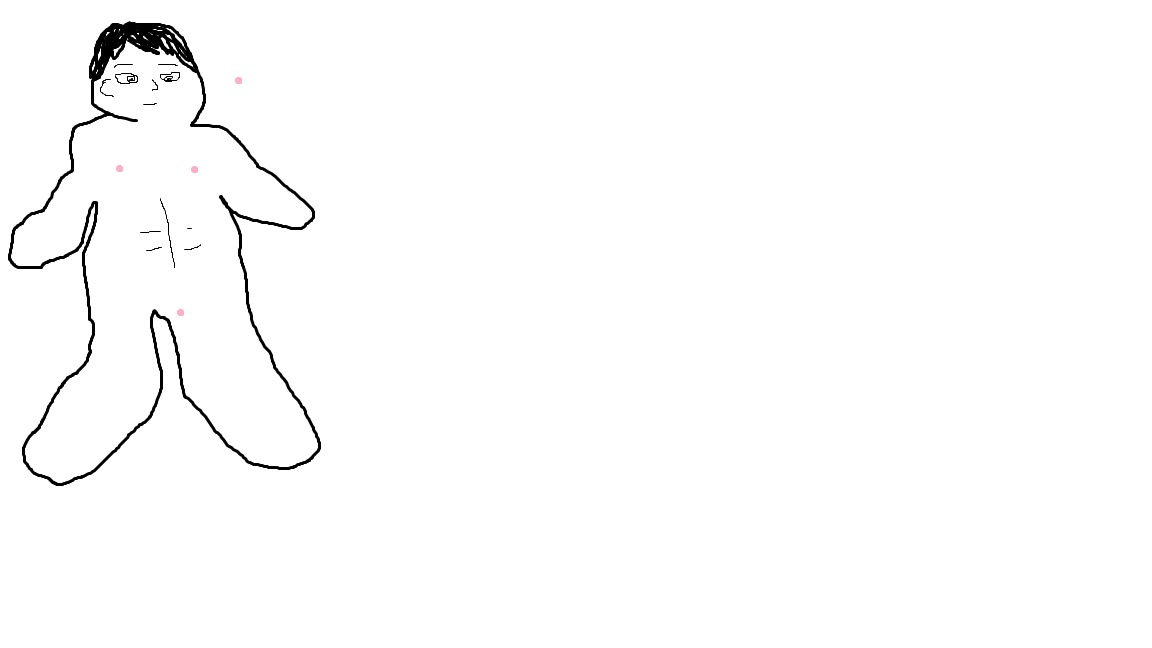
#> input picture 1_introduction_to_python/CrazyMe.jpg, 1152 x 648 px
$ python matplotlib_test.py
#> lines starting #> are read from the running program, lines starting #| are printed output that depends on the picture
import numpy as np
import matplotlib.pyplot as plt
from matplotlib.image import imread

# データの作成
x = np.arange(0, 6, 0.1)    # 0から6まで0.1刻みで生成
y1 = np.sin(x)
y2 = np.cos(x)

# グラフの描画
plt.plot(x, y1, label="sin")
plt.plot(x, y2, linestyle = "--", label = "cos")
plt.xlabel("x")
plt.ylabel("y")
plt.title("sin & cos")
plt.legend()
plt.show()
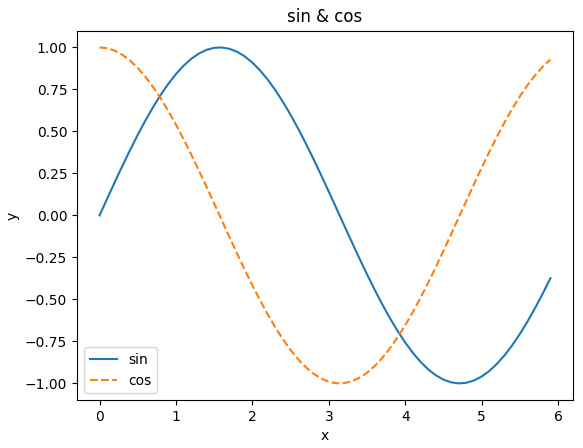
#> figure drawn by matplotlib, 1 panel; curve peaks at x = 1.6, y = 1; curve peaks at x = 0, y = 1

img = imread('CrazyMe.jpg')
#> img is the input picture: shape (648, 1152, 3); mean R, G, B 252, 252, 252
plt.imshow(img)

plt.show()
